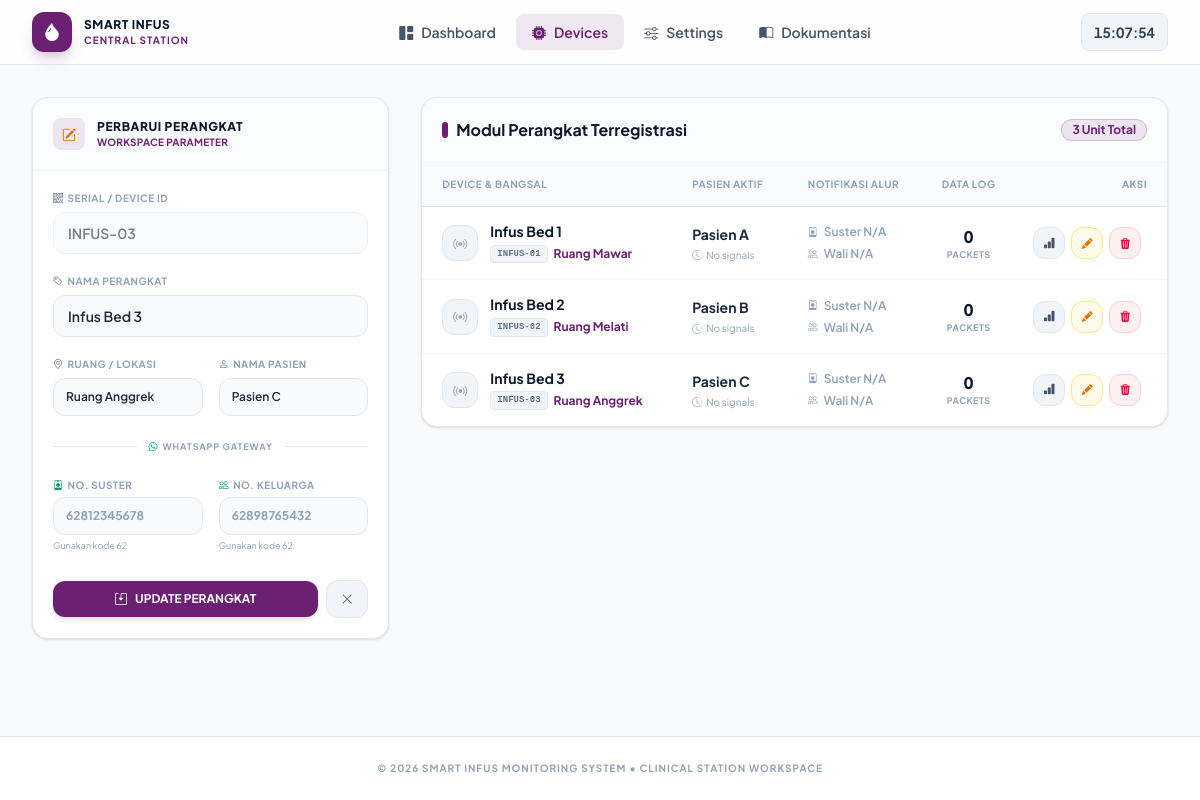
Page /devices.php?edit=INFUS-03 on the committed database.
### tables this page shows
CREATE TABLE IF NOT EXISTS `devices` (
  `id`           INT(11)      NOT NULL AUTO_INCREMENT,
  `device_id`    VARCHAR(50)  NOT NULL UNIQUE,
  `nama`         VARCHAR(100) NOT NULL DEFAULT 'Infus',
  `lokasi`       VARCHAR(100) NOT NULL DEFAULT '-',
  `pasien`       VARCHAR(100) NOT NULL DEFAULT '-',
  `no_suster`    VARCHAR(20)  NOT NULL DEFAULT '',
  `no_keluarga`  VARCHAR(20)  NOT NULL DEFAULT '',
  `aktif`        TINYINT(1)   NOT NULL DEFAULT 1,
  `created_at`   TIMESTAMP    NOT NULL DEFAULT CURRENT_TIMESTAMP,
  PRIMARY KEY (`id`)
);

### devices.php (the view, shortened to what this page needs)
<?php
$db      = getDB();
if (!function_exists('esc')) {
    function esc($string) {
        return htmlspecialchars($string ?? '', ENT_QUOTES, 'UTF-8');
    }
}
$editDevice = null;
if (isset($_GET['edit'])) {
    $editStmt = $db->prepare("SELECT * FROM devices WHERE device_id = :id");
    $editStmt->execute([':id' => $_GET['edit']]);
    $editDevice = $editStmt->fetch();
}
$devices = $db->query("
    SELECT d.*,
        (SELECT COUNT(*) FROM infus_data WHERE device_id = d.device_id) AS total_data,
        (SELECT created_at FROM infus_data WHERE device_id = d.device_id
         ORDER BY created_at DESC LIMIT 1) AS last_update
    FROM devices d
    WHERE d.aktif = 1
    ORDER BY d.id ASC
")->fetchAll();
$activePage = 'devices';
?>
<!DOCTYPE html>
<html lang="id">
<head>
  <link rel="stylesheet" href="assets/css/style.css" />
  <link rel="stylesheet" href="https://cdn.jsdelivr.net/npm/bootstrap-icons@1.11.3/font/bootstrap-icons.min.css" />
</head>
<body class="bg-slate-50 text-slate-800 min-h-screen flex flex-col selection:bg-[#6b2072]/10 selection:text-[#6b2072] pb-16 md:pb-0">
  <nav class="sticky top-0 z-50 bg-white/80 backdrop-blur-md border-b border-slate-200/80">
    <div class="max-w-7xl mx-auto px-4 sm:px-6 lg:px-8 h-16 flex items-center justify-between">
      <a href="index.php" class="flex items-center gap-3 group">
        <div class="w-10 h-10 bg-[#6b2072] text-white rounded-xl flex items-center justify-center shadow-lg shadow-[#6b2072]/20 transition-transform group-hover:scale-105">
          <i class="bi bi-droplet-fill text-lg"></i>
        </div>
        <div>
          <div class="text-xs font-black tracking-wider text-slate-900 uppercase">Smart Infus</div>
          <div class="text-[10px] font-bold text-[#6b2072] tracking-widest uppercase">Central Station</div>
        </div>
      </a>
      <div class="hidden md:flex items-center gap-1">
        <a href="index.php" class="flex items-center gap-2 px-4 py-2 rounded-lg text-sm font-semibold transition-all <?= $activePage==='dashboard' ? 'bg-[#6b2072]/10 text-[#6b2072]' : 'text-slate-600 hover:bg-slate-100 hover:text-slate-900' ?>">
          <i class="bi bi-grid-1x2-fill"></i><span>Dashboard</span>
        </a>
        <a href="devices.php" class="flex items-center gap-2 px-4 py-2 rounded-lg text-sm font-semibold transition-all <?= $activePage==='devices' ? 'bg-[#6b2072]/10 text-[#6b2072]' : 'text-slate-600 hover:bg-slate-100 hover:text-slate-900' ?>">
          <i class="bi bi-cpu-fill"></i><span>Devices</span>
        </a>
        <a href="settings.php" class="flex items-center gap-2 px-4 py-2 rounded-lg text-sm font-semibold transition-all <?= $activePage==='settings' ? 'bg-[#6b2072]/10 text-[#6b2072]' : 'text-slate-600 hover:bg-slate-100 hover:text-slate-900' ?>">
          <i class="bi bi-sliders"></i><span>Settings</span>
        </a>
        <a href="docs.php" class="flex items-center gap-2 px-4 py-2 rounded-lg text-sm font-semibold transition-all <?= $activePage==='docs' ? 'bg-[#6b2072]/10 text-[#6b2072]' : 'text-slate-600 hover:bg-slate-100 hover:text-slate-900' ?>">
          <i class="bi bi-book-half"></i><span>Dokumentasi</span>
        </a>
      </div>
      <div class="flex items-center gap-4">
        <div class="bg-slate-100 px-3 py-1.5 rounded-lg border border-slate-200">
          <span id="clockText" class="text-sm font-bold text-slate-700 tabular-nums">--:--:--</span>
        </div>
      </div>
    </div>
  </nav>
  <main class="max-w-7xl mx-auto w-full px-4 sm:px-6 lg:px-8 py-8 flex-1">
    <div class="grid grid-cols-1 lg:grid-cols-3 gap-8 items-start">
      <div class="bg-white border border-slate-200 rounded-2xl shadow-sm overflow-hidden lg:sticky lg:top-24">
        <div class="p-5 border-b border-slate-100 bg-slate-50/50 flex items-center gap-3">
          <div class="w-8 h-8 bg-[#6b2072]/10 rounded-lg flex items-center justify-center">
            <i class="bi bi-<?= $editDevice ? 'pencil-square text-amber-600' : 'plus-square-fill text-[#6b2072]' ?> text-sm"></i>
          </div>
          <div>
            <h2 class="text-xs font-black text-slate-900 tracking-wider uppercase"><?= $editDevice ? 'Perbarui Perangkat' : 'Registrasi Modul' ?></h2>
            <p class="text-[10px] font-bold text-[#6b2072] tracking-wide uppercase">Workspace Parameter</p>
          </div>
        </div>
        <form method="POST" action="devices.php" class="p-5 flex flex-col gap-5">
          <div>
            <label class="block text-[10px] font-bold text-slate-400 tracking-wider uppercase mb-1.5 flex items-center gap-1">
              <i class="bi bi-qr-code text-slate-500"></i> Serial / Device ID
            </label>
            <input type="text" name="device_id" placeholder="Contoh: INFUS-01"
                   class="w-full bg-slate-50 border border-slate-200 focus:border-[#6b2072] focus:bg-white rounded-xl px-3.5 py-2.5 text-sm font-semibold text-slate-800 placeholder:text-slate-400 outline-none transition-all focus:ring-4 focus:ring-[#6b2072]/5 read-only:opacity-60 read-only:cursor-not-allowed"
                   value="<?= esc($editDevice['device_id'] ?? '') ?>" <?= $editDevice ? 'readonly' : '' ?> required />
          </div>
          <div>
            <label class="block text-[10px] font-bold text-slate-400 tracking-wider uppercase mb-1.5 flex items-center gap-1">
              <i class="bi bi-tag text-slate-500"></i> Nama Perangkat
            </label>
            <input type="text" name="nama" placeholder="Contoh: Unit Bed A1"
                   class="w-full bg-slate-50 border border-slate-200 focus:border-[#6b2072] focus:bg-white rounded-xl px-3.5 py-2.5 text-sm font-semibold text-slate-800 placeholder:text-slate-400 outline-none transition-all focus:ring-4 focus:ring-[#6b2072]/5"
                   value="<?= esc($editDevice['nama'] ?? '') ?>" required />
          </div>
          <div class="grid grid-cols-2 gap-4">
            <div>
              <label class="block text-[10px] font-bold text-slate-400 tracking-wider uppercase mb-1.5 flex items-center gap-1">
                <i class="bi bi-geo-alt text-slate-500"></i> Ruang / Lokasi
              </label>
              <input type="text" name="lokasi" placeholder="Kamar 3A"
                     class="w-full bg-slate-50 border border-slate-200 focus:border-[#6b2072] focus:bg-white rounded-xl px-3 py-2.5 text-xs font-semibold text-slate-800 placeholder:text-slate-400 outline-none transition-all focus:ring-4 focus:ring-[#6b2072]/5"
                     value="<?= esc($editDevice['lokasi'] ?? '') ?>" />
            </div>
            <div>
              <label class="block text-[10px] font-bold text-slate-400 tracking-wider uppercase mb-1.5 flex items-center gap-1">
                <i class="bi bi-person text-slate-500"></i> Nama Pasien
              </label>
              <input type="text" name="pasien" placeholder="Nama Pasien"
                     class="w-full bg-slate-50 border border-slate-200 focus:border-[#6b2072] focus:bg-white rounded-xl px-3 py-2.5 text-xs font-semibold text-slate-800 placeholder:text-slate-400 outline-none transition-all focus:ring-4 focus:ring-[#6b2072]/5"
                     value="<?= esc($editDevice['pasien'] ?? '') ?>" />
            </div>
          </div>
          <div class="flex items-center gap-3 my-1">
            <div class="flex-1 h-px bg-slate-200"></div>
            <span class="text-[9px] font-bold text-slate-400 tracking-widest uppercase flex items-center gap-1">
              <i class="bi bi-whatsapp text-emerald-500"></i> WhatsApp Gateway
            </span>
            <div class="flex-1 h-px bg-slate-200"></div>
          </div>
          <div class="grid grid-cols-2 gap-4">
            <div>
              <label class="block text-[10px] font-bold text-slate-400 tracking-wider uppercase mb-1 flex items-center gap-1">
                <i class="bi bi-person-badge text-emerald-600"></i> No. Suster
              </label>
              <input type="tel" name="no_suster" placeholder="62812345678"
                     class="w-full bg-slate-50 border border-slate-200 focus:border-[#6b2072] focus:bg-white rounded-xl px-3 py-2.5 text-xs font-bold text-slate-800 placeholder:text-slate-400 outline-none transition-all focus:ring-4 focus:ring-[#6b2072]/5"
                     value="<?= esc($editDevice['no_suster'] ?? '') ?>" />
              <span class="text-[9px] text-slate-400 block mt-1">Gunakan kode 62</span>
            </div>
            <div>
              <label class="block text-[10px] font-bold text-slate-400 tracking-wider uppercase mb-1 flex items-center gap-1">
                <i class="bi bi-people text-emerald-600"></i> No. Keluarga
              </label>
              <input type="tel" name="no_keluarga" placeholder="62898765432"
                     class="w-full bg-slate-50 border border-slate-200 focus:border-[#6b2072] focus:bg-white rounded-xl px-3 py-2.5 text-xs font-bold text-slate-800 placeholder:text-slate-400 outline-none transition-all focus:ring-4 focus:ring-[#6b2072]/5"
                     value="<?= esc($editDevice['no_keluarga'] ?? '') ?>" />
              <span class="text-[9px] text-slate-400 block mt-1">Gunakan kode 62</span>
            </div>
          </div>
          <div class="flex items-center gap-2 pt-2">
            <button type="submit" class="flex-1 inline-flex items-center justify-center gap-2 px-4 py-2.5 bg-[#6b2072] hover:bg-[#541859] text-white rounded-xl text-xs font-bold shadow-md shadow-[#6b2072]/10 active:scale-95 transition-all cursor-pointer">
              <i class="bi bi-save2"></i> <?= $editDevice ? 'UPDATE PERANGKAT' : 'SIMPAN MODUL' ?>
            </button>
            <?php if ($editDevice): ?>
            <a href="devices.php" class="px-3.5 py-2.5 bg-slate-100 hover:bg-slate-200 text-slate-600 border border-slate-200 rounded-xl text-xs transition-all" title="Batal Edit">
              <i class="bi bi-x-lg"></i>
            </a>
            <?php endif; ?>
          </div>
        </form>
      </div>
      <div class="bg-white border border-slate-200 rounded-2xl shadow-sm overflow-hidden lg:grid-cols-1 lg:col-span-2">
        <div class="p-5 border-b border-slate-100 bg-slate-50/50 flex items-center justify-between">
          <div>
            <h2 class="text-base font-bold text-slate-900 flex items-center gap-2">
              <span class="w-1.5 h-4 bg-[#6b2072] rounded-full inline-block"></span>
              Modul Perangkat Terregistrasi
            </h2>
          </div>
          <span class="text-xs bg-[#6b2072]/10 border border-[#6b2072]/20 text-[#6b2072] px-2.5 py-0.5 rounded-full font-bold">
            <?= count($devices) ?> Unit Total
          </span>
        </div>
        <div class="overflow-x-auto">
          <table class="w-full text-left border-collapse">
            <thead>
              <tr class="bg-slate-50/70 border-b border-slate-200 text-[10px] font-bold text-slate-400 tracking-wider uppercase">
                <th class="py-3.5 px-5">Device &amp; Bangsal</th>
                <th class="py-3.5 px-5">Pasien Aktif</th>
                <th class="py-3.5 px-5">Notifikasi Alur</th>
                <th class="py-3.5 px-4 text-center">Data Log</th>
                <th class="py-3.5 px-5 text-right">Aksi</th>
              </tr>
            </thead>
            <tbody class="divide-y divide-slate-100 text-sm">
              <?php foreach ($devices as $dev):
                $isOnline = false;
                $hasSuster   = !empty(trim($dev['no_suster'] ?? ''));
                $hasKeluarga = !empty(trim($dev['no_keluarga'] ?? ''));
              ?>
              <tr class="hover:bg-slate-50/60 transition-colors">
                <td class="py-4 px-5">
                  <div class="flex items-center gap-3">
                    <div class="w-9 h-9 border rounded-xl flex items-center justify-center flex-shrink-0 <?= $isOnline ? 'bg-emerald-50 border-emerald-100 text-emerald-600' : 'bg-slate-100 border-slate-200 text-slate-400' ?>">
                      <i class="bi bi-broadcast text-sm <?= $isOnline ? 'animate-pulse' : '' ?>"></i>
                    </div>
                    <div>
                      <div class="font-bold text-slate-900 leading-tight"><?= esc($dev['nama']) ?></div>
                      <div class="flex items-center gap-1.5 mt-1">
                        <span class="text-[9px] font-black bg-slate-100 border border-slate-200 text-slate-500 px-1.5 py-0.5 rounded font-mono uppercase"><?= esc($dev['device_id']) ?></span>
                        <span class="text-xs font-bold text-[#6b2072]"><?= esc($dev['lokasi']) ?></span>
                      </div>
                    </div>
                  </div>
                </td>
                <td class="py-4 px-5">
                  <div class="font-bold text-slate-800"><?= esc($dev['pasien'] ?: '— Kosong —') ?></div>
                  <div class="text-[10px] text-slate-400 mt-1 flex items-center gap-1">
                    <i class="bi bi-clock-history"></i>
                    <?= $dev['last_update'] ? date('H:i:s', strtotime($dev['last_update'])) : 'No signals' ?>
                  </div>
                </td>
                <td class="py-4 px-5">
                  <div class="flex flex-col gap-1.5">
                    <div class="flex items-center gap-1.5 text-xs font-semibold <?= $hasSuster ? 'text-emerald-600' : 'text-slate-400' ?>">
                      <i class="bi bi-person-badge text-[10px]"></i>
                      <span><?= $hasSuster ? esc($dev['no_suster']) : 'Suster N/A' ?></span>
                    </div>
                    <div class="flex items-center gap-1.5 text-xs font-semibold <?= $hasKeluarga ? 'text-emerald-600' : 'text-slate-400' ?>">
                      <i class="bi bi-people text-[10px]"></i>
                      <span><?= $hasKeluarga ? esc($dev['no_keluarga']) : 'Wali N/A' ?></span>
                    </div>
                  </div>
                </td>
                <td class="py-4 px-4 text-center">
                  <div class="text-base font-black text-slate-900 tabular-nums"><?= number_format($dev['total_data']) ?></div>
                  <span class="text-[9px] font-bold text-slate-400 uppercase tracking-wider block">Packets</span>
                </td>
                <td class="py-4 px-5 text-right">
                  <div class="flex items-center justify-flex-end gap-1.5">
                    <a href="detail.php?id=<?= urlencode($dev['device_id']) ?>" title="Analisis Grafik"
                       class="w-8 h-8 bg-slate-100 hover:bg-slate-900 text-slate-600 hover:text-white rounded-xl flex items-center justify-center transition-all border border-slate-200 active:scale-90">
                      <i class="bi bi-bar-chart-fill text-xs"></i>
                    </a>
                    <a href="devices.php?edit=<?= urlencode($dev['device_id']) ?>" title="Modifikasi Konfigurasi"
                       class="w-8 h-8 bg-amber-50 border border-amber-200 text-amber-600 hover:bg-amber-500 hover:text-white rounded-xl flex items-center justify-center transition-all active:scale-90">
                      <i class="bi bi-pencil-fill text-[11px]"></i>
                    </a>
                    <form method="POST" action="devices.php" class="inline" onsubmit="return confirm('Apakah Anda yakin ingin menonaktifkan unit <?= esc(addslashes($dev['nama'])) ?>?')">
                      <button type="submit" title="Drop Device"
                              class="w-8 h-8 bg-rose-50 border border-rose-200 text-rose-600 hover:bg-rose-500 hover:text-white rounded-xl flex items-center justify-center cursor-pointer transition-all active:scale-90">
                        <i class="bi bi-trash3-fill text-[11px]"></i>
                      </button>
                    </form>
                  </div>
                </td>
              </tr>
              <?php endforeach; ?>
            </tbody>
          </table>
        </div>
      </div>
    </div>
  </main>
  <footer class="bg-white border-t border-slate-200 py-6 mt-12 text-center">
    <p class="text-[10px] font-bold text-slate-400 uppercase tracking-widest">&copy; <?= date('Y') ?> Smart Infus Monitoring System &bull; Clinical Station Workspace</p>
  </footer>
</body>
</html>

### rows in the picture
devices: device_id "INFUS-03", nama "Infus Bed 3", lokasi "Ruang Anggrek", pasien "Pasien C", device "INFUS-03", no_suster "Suster N/A", no_keluarga "Wali N/A", total_data "0"
devices: nama "Infus Bed 1", device "INFUS-01", lokasi "Ruang Mawar", pasien "Pasien A", no_suster "Suster N/A", no_keluarga "Wali N/A", total_data "0"
devices: nama "Infus Bed 2", device "INFUS-02", lokasi "Ruang Melati", pasien "Pasien B", no_suster "Suster N/A", no_keluarga "Wali N/A", total_data "0"

### other values in the picture
count($devices) "3"
